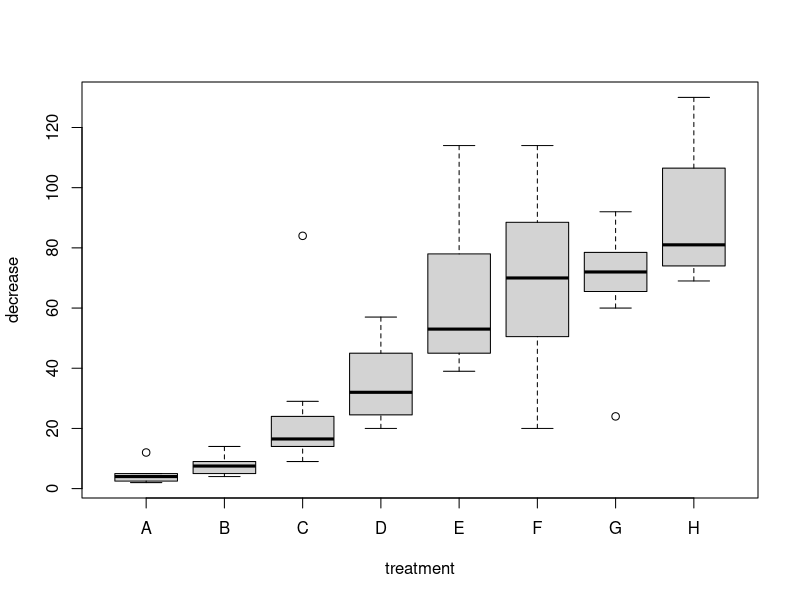

This figure's R source:
data(OrchardSprays)
max_decrease <- subset(OrchardSprays, 
    decrease==max(OrchardSprays$decrease, na.rm=T))
print(max_decrease)
boxplot(decrease~treatment, data = OrchardSprays)